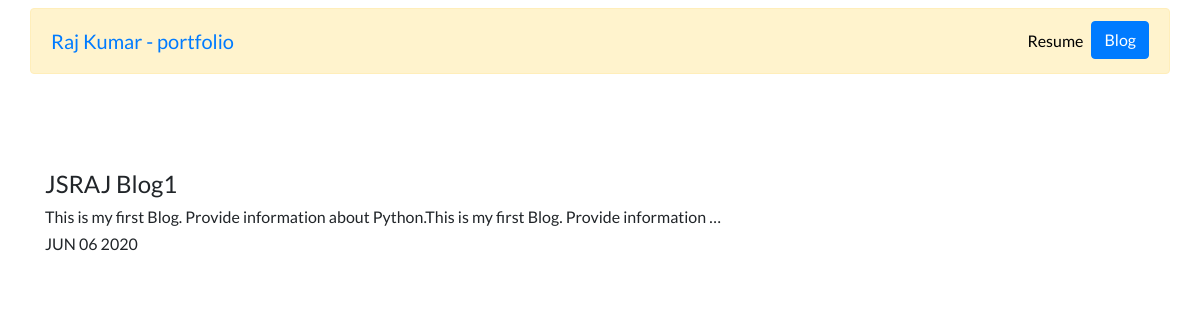
Page /blog/1/ on the committed database.
### Blog/models.py (models this page shows, shortened)
class BlogInformation(models.Model):
    Title = models.CharField(max_length=200)
    Description= models.TextField(max_length=500)
    BlogDate = models.DateField()

### Blog/views.py (the view)
# urls.py: path('<int:Blog_id>/', views.Detail, name='Detail'),
def Detail(request, Blog_id):
    Bloginfo = get_object_or_404(BlogInformation, pk=Blog_id )
    return render(request,'BlogDetails.html', { 'Bloginfo': Bloginfo })

### Blog/Templates/BlogDetails.html
{% extends 'Base.html'%}
{% block content %}
<br><br><br>
<h4>{{ Bloginfo.Title }}</h4>
<h6>{{  Bloginfo.Description|truncatechars:100}} </h6>
<h6>{{  Bloginfo.BlogDate|date:'M d Y'|upper  }}  </h6>
{% endblock %}

### Portfolio/Static/Files/custom.css (style rules this page uses)
body { font-family: 'Lato', sans-serif; }

### rows in the picture
BlogInformation: Title "JSRAJ Blog1", Description "This is my first Blog. Provide information about Python.This is my first Blog. Provide information …", BlogDate "JUN 06 2020"
